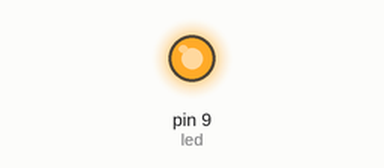
Recording of a sketch running on a simulated Arduino Uno, built with avr-gcc and run on an emulated ATmega328P. Shown: output pins drawn as LEDs (lit = HIGH). Pins used as bus, display or sensor lines are not drawn.

Above: at 1.5 s.
At 4.7 s:
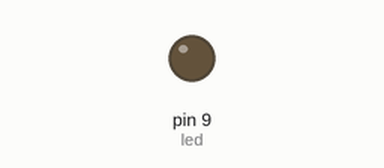
Timing chart, 0 to 8.3 s (numbered marks = the images above):
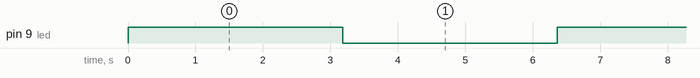

Measured:
- by itself, pin 9 (led): alternates HIGH for 3.2 s and LOW for 3.2 s

The sketch:

remcon_test.ino
```cpp
byte val;
bool isOn = true;

int ir_out = 2;
int led = 9;


int last = 0;
unsigned long us = micros();

// セットアップ
void setup() {
  // Serial Setting
  Serial.begin(9600);

  pinMode(ir_out, OUTPUT);
  pinMode(led, OUTPUT);
}

//実際にデータを送る処理
void sendData(unsigned int data[], int dataSize){

//  //2回繰り返す
//  for(int rep = 0; rep < 2; rep++){
//  for (int cnt = 0; cnt < dataSize; cnt++) {
//    unsigned long len = data[cnt]*10;  // dataは10us単位でON/OFF時間を記録している
//    unsigned long us = micros();
//    do {
//      digitalWrite(ir_out, 1 - (cnt&(1-rep))); // cntが偶数なら赤外線ON、奇数ならOFFのまま
//      delayMicroseconds(8);  // キャリア周波数38kHzでON/OFFするよう時間調整
//      digitalWrite(ir_out, 0);
//      delayMicroseconds(7);
//    } while (long(us + len - micros()) > 0); // 送信時間に達するまでループ
//    //インターバル
//    unsigned long intlen = 9330;
//    unsigned long intus = micros();
//    do {
//      digitalWrite(ir_out, 1); //赤外線ON
//      delayMicroseconds(8);  // キャリア周波数38kHzでON/OFFするよう時間調整
//      digitalWrite(ir_out, 0);
//      delayMicroseconds(7);
//    } while (long(intus + intlen - micros()) > 0); // 送信時間に達するまでループ
//    }
//  }

    for (int cnt = 0; cnt < dataSize; cnt++) {
    unsigned long len = data[cnt]*10;  // dataは10us単位でON/OFF時間を記録している
    unsigned long us = micros();
    do {
      digitalWrite(ir_out, 1 - (cnt&1)); // cntが偶数なら赤外線ON、奇数ならOFFのまま
      delayMicroseconds(8);  // キャリア周波数38kHzでON/OFFするよう時間調整
      digitalWrite(ir_out, 0);
      delayMicroseconds(7);
    } while (long(us + len - micros()) > 0); // 送信時間に達するまでループ
  }

}

void loop() {

//  if(Serial.available() > 0){

//// エアコンオフ
//unsigned int aircon_off[] = {614,184,66,58,65,57,66,58,65,58,65,182,66,57,66,58,65,182,66,182,66,57,66,58,65,58,65,58,66,57,66,58,65,182,66,57,66,58,65,58,65,182,66,182,65,182,65,58,65,57,66,58,65,58,65,58,65,182,66,58,65,57,66,58,65,58,65,58,65,58,66,58,65,58,65,58,65,58,65,58,65,58,66,57,66,58,65,58,65,58,65,58,65,58,65,58,65,58,65,58,65,58,65,58,65};
//
////エアコンオン
//unsigned int aircon_on[] = {614,184,66,182,66,182,65,58,65,57,66,182,66,57,66,58,65,182,65,182,65,58,65,58,65,58,65,58,65,58,65,58,65,182,64,58,65,58,65,58,65,182,65,182,65,182,66,58,65,58,65,58,65,58,65,58,66,182,65,58,65,58,65,58,65,58,65,58,65,58,66,58,65,58,66,58,65,58,66,57,66,58,65,58,65,58,65,58,66,57,66,57,66,58,65,58,66,57,66,58,65,58,65,58,65};

// エアコンオフ
unsigned int aircon_off[] = {614,184,66,58,65,57,66,58,65,58,65,182,66,57,66,58,65,182,66,182,66,57,66,58,65,58,65,58,66,57,66,58,65,182,66,57,66,58,65,58,65,182,66,182,65,182,65,58,65,57,66,58,65,58,65,58,65,182,66,58,65,57,66,58,65,58,65,58,65,58,66,58,65,58,65,58,65,58,65,58,65,58,66,57,66,58,65,58,65,58,65,58,65,58,65,58,65,58,65,58,65,58,65,58,65,933,617,184,65,58,65,58,65,58,65,58,65,182,65,58,65,58,65,182,65,182,66,58,66,58,65,58,65,58,66,57,66,58,65,182,66,57,66,58,65,59,64,182,66,182,65,182,66,58,65,58,65,58,65,58,65,57,66,182,66,57,66,58,65,58,65,58,65,57,66,58,65,58,65,58,65,58,65,57,66,58,66,58,65,58,65,58,65,57,66,58,65,58,65,58,65,58,65,57,66,58,65,58,65,58,65};
//エアコンオン
unsigned int aircon_on[] = {614,184,66,182,66,182,65,58,65,57,66,182,66,57,66,58,65,182,65,182,65,58,65,58,65,58,65,58,65,58,65,58,65,182,64,58,65,58,65,58,65,182,65,182,65,182,66,58,65,58,65,58,65,58,65,58,66,182,65,58,65,58,65,58,65,58,65,58,65,58,66,58,65,58,66,58,65,58,66,57,66,58,65,58,65,58,65,58,66,57,66,57,66,58,65,58,66,57,66,58,65,58,65,58,65,936,614,184,66,182,65,182,66,58,65,58,65,182,66,58,65,57,66,182,66,182,65,58,66,58,66,58,66,58,65,58,65,58,65,182,65,58,65,58,65,58,66,181,65,182,65,182,65,58,65,58,65,58,65,58,65,58,65,182,65,58,65,58,65,58,65,58,65,58,65,58,65,58,65,58,65,58,65,58,65,58,65,58,65,58,65,58,65,58,65,58,65,58,65,58,65,58,65,58,65,58,66,58,65,58,65};


int dataSize;
//    val = Serial.read();
//    Serial.write(val);
//    if(val == 'a'){
//      digitalWrite(led, HIGH);
//      dataSize = sizeof(aircon_on) / sizeof(aircon_on[0]);
//      sendData(aircon_on, dataSize);
//    }
//    else if(val == 'b'){
//      digitalWrite(led, LOW);
//      dataSize = sizeof(aircon_off) / sizeof(aircon_off[0]);
//      sendData(aircon_off, dataSize);
//    }

      digitalWrite(led, HIGH);
      dataSize = sizeof(aircon_on) / sizeof(aircon_on[0]);
      sendData(aircon_on, dataSize);

      delay(3000);

      digitalWrite(led, LOW);
      dataSize = sizeof(aircon_off) / sizeof(aircon_off[0]);
      sendData(aircon_off, dataSize);

      delay(3000);

//  }
}
```
